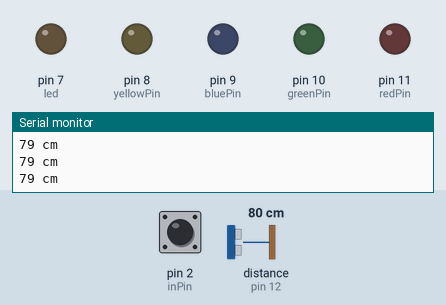
This sketch was run on a simulated Arduino Uno, built with avr-gcc and run on an emulated ATmega328P. On the bench: output pins drawn as LEDs (lit = HIGH), the last lines printed to the serial monitor. Wiring (inferred from the names in the program): ultrasonic range finder: trigger pin 13; echo pin 12. The inputs (shaded band) are chosen by the test bench; at power-on: distance to the obstacle (sensor on pin 12) 80 cm, pin 2 (inPin) LOW. The echo pulse lasts 58.3 µs per cm; pins used as bus, display or sensor lines are not drawn.

Above: at 1.3 s.
1.4 s: distance to the obstacle (sensor on pin 12) set to 34 cm
2.9 s: distance to the obstacle (sensor on pin 12) set to 28 cm
At 3.7 s:
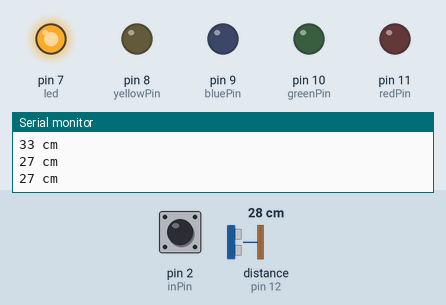
4.5 s: distance to the obstacle (sensor on pin 12) set to 35 cm
At 5.1 s:
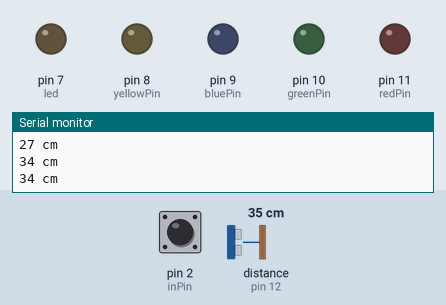
6.0 s: distance to the obstacle (sensor on pin 12) set to 2 cm
At 6.5 s:
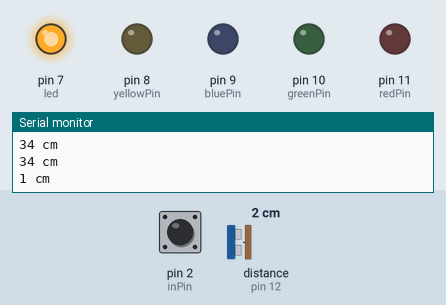
7.5 s: pin 2 (inPin) pulsed HIGH 5 times (0.12 s each, 0.3 s apart)
At 7.95 s:
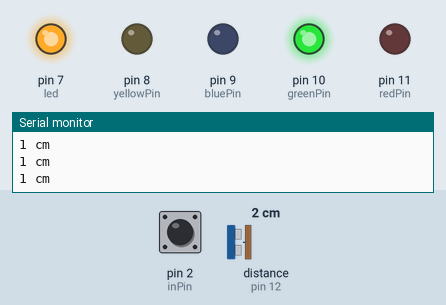
10.5 s: pin 2 (inPin) driven HIGH
At 10.8 s:
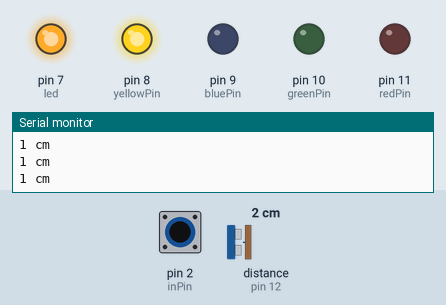
Timing chart, 0 to 13.0 s (numbered marks = the images above; inputs shaded):
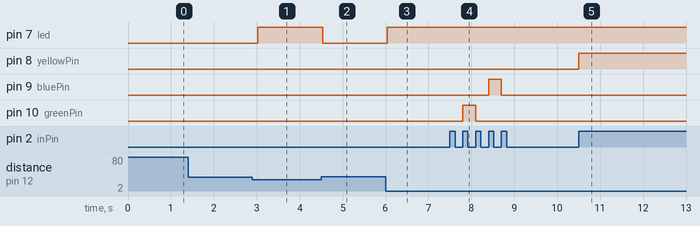

The sketch:

futuristicfashionmakeharvard2020.ino
```cpp
/*
 * MAKE HARVARD MAKEATHON 2020 02/01/2020 - 02/02/2020
 * Written by Charlie DeLorey, an amalgamation of multiple
 * code fragments for using an Adafruit ultrasonic sensor
 * and 4 LEDs controlled with button toggle input.
 *
 *
 HC-SR04 Ping distance sensor]
 VCC to arduino 5v GND to arduino GND
 Echo to Arduino pin 13 Trig to Arduino pin 12
 Red POS to Arduino pin 11
 Green POS to Arduino pin 10
 560 ohm resistor to both LED NEG and GRD power rail
 More info at: http://goo.gl/kJ8Gl
 Original code improvements to the Ping sketch sourced from Trollmaker.com
 Some code and wiring inspired by http://en.wikiversity.org/wiki/User:Dstaub/robotcar
 */
int inPin = 2;         // the number of the button input pin

// COLOR PINS
const int redPin = 11;
const int greenPin = 10;
const int bluePin = 9;
const int yellowPin = 8;

int outPin = 11;

int state = HIGH;      // the current state of the output pin
int reading;           // the current reading from the input pin
int previous = LOW;    // the previous reading from the input pin
int previousPin = 8;
int buttonPressCount = 0;
int numLED = 4;
int distfrombehind = 30; // distance measured in cm

// the follow variables are long's because the time, measured in miliseconds,
// will quickly become a bigger number than can be stored in an int.
long time = 0;         // the last time the output pin was toggled
long debounce = 200;   // the debounce time, increase if the output flickers

#define trigPin 13
#define echoPin 12
#define led 7          // LED that indicates something within 'distfrombehind' cm from
                      //  the back of the wearer.

void setup() {
  Serial.begin(9600);
  pinMode(trigPin, OUTPUT);
  pinMode(echoPin, INPUT);
  pinMode(led, OUTPUT);
  pinMode(inPin, INPUT);
  pinMode(redPin, OUTPUT);
  pinMode(greenPin, OUTPUT);
  pinMode(bluePin, OUTPUT);
  pinMode(yellowPin, OUTPUT);
  attachInterrupt(digitalPinToInterrupt(2), buttonMonitor, CHANGE);
}

void loop() {
   // uncomment the next two lines to cycle through the LEDs automatically, IF THE BUTTON STOPS WORKING
   // ALSO, COMMENT OUT line 56
   // int s = 5;
   //cycleMoods(s);

  long duration, distance;
  digitalWrite(trigPin, LOW);  // Added this line
  delayMicroseconds(2); // Added this line
  digitalWrite(trigPin, HIGH);
  delayMicroseconds(10); // Added this line
  digitalWrite(trigPin, LOW);
  duration = pulseIn(echoPin, HIGH);
  distance = (duration/2) / 29.1;
  if (distance < distfrombehind) {  // This is where the LED On/Off happens, this is in cm!
    digitalWrite(led,HIGH); // When the Red condition is met, the Green LED should turn off
}
  else {
    digitalWrite(led,LOW);
  }
  if (distance >= 200 || distance <= 0){
    Serial.println("Out of range");
  }
  else {
    Serial.print(distance);
    Serial.println(" cm");
  }
  delay(500);
}

void buttonMonitor() {
    reading = digitalRead(inPin);
  if (reading == HIGH && previous == LOW && millis() - time > debounce) {
    //Serial.println("~~~~~~~~BUTTON PRESSED!!!!!~~~~~~~");
    if (state == HIGH) {
      state = LOW;
    if (outPin == 8) {
    outPin = 11;
    previousPin = 8;
    } else
    previousPin = outPin;
    outPin--;
    } else {
      state = HIGH;
    }
        time = millis();
  }
  setOff(outPin);
  digitalWrite(outPin, state);
  previous = reading;
}

// Function for cycling through the four colors, for testing/display purposes if the button doesn't work
void cycleMoods(int sec) {
  digitalWrite(11, HIGH);
  delay(sec * 1000);
  digitalWrite(11, LOW);
  delay(1000);
  digitalWrite(10, HIGH);
  delay(sec * 1000);
  digitalWrite(10, LOW);
  delay(1000);
  digitalWrite(9, HIGH);
  delay(sec * 1000);
  digitalWrite(9, LOW);
  delay(1000);
  digitalWrite(8, HIGH);
  delay(sec * 1000);
  digitalWrite(8, LOW);
  delay(1000);
}

// Function for clearing the other 3 LEDs when we only want one on
void setOff(int currOn) {
  if (currOn == 11) {
    digitalWrite(10, LOW);
    digitalWrite(9, LOW);
    digitalWrite(8, LOW);
  }
    else if (currOn == 10) {
    digitalWrite(11, LOW);
    digitalWrite(9, LOW);
    digitalWrite(8, LOW);
  }
    else if (currOn == 9) {
    digitalWrite(11, LOW);
    digitalWrite(10, LOW);
    digitalWrite(8, LOW);
  }
    else {
    digitalWrite(11, LOW);
    digitalWrite(10, LOW);
    digitalWrite(9, LOW);
  }
}
```

Measured:
- the behaviour switches between 31 and 30 cm on distance to the obstacle (sensor on pin 12) (found by bisection; images 0 and 1)
- after the input at 2.9 s, pin 7 (led): LOW → HIGH after 0.13 s
- after the input at 4.5 s, pin 7 (led): HIGH → LOW at once
- after the input at 6.0 s, pin 7 (led): LOW → HIGH at once
- after the input at 7.5 s, pin 9 (bluePin): LOW → HIGH after 0.90 s, → LOW 0.30 s later; pin 10 (greenPin): LOW → HIGH after 0.30 s, → LOW 0.30 s later
- after the input at 10.5 s, pin 8 (yellowPin): LOW → HIGH at once
